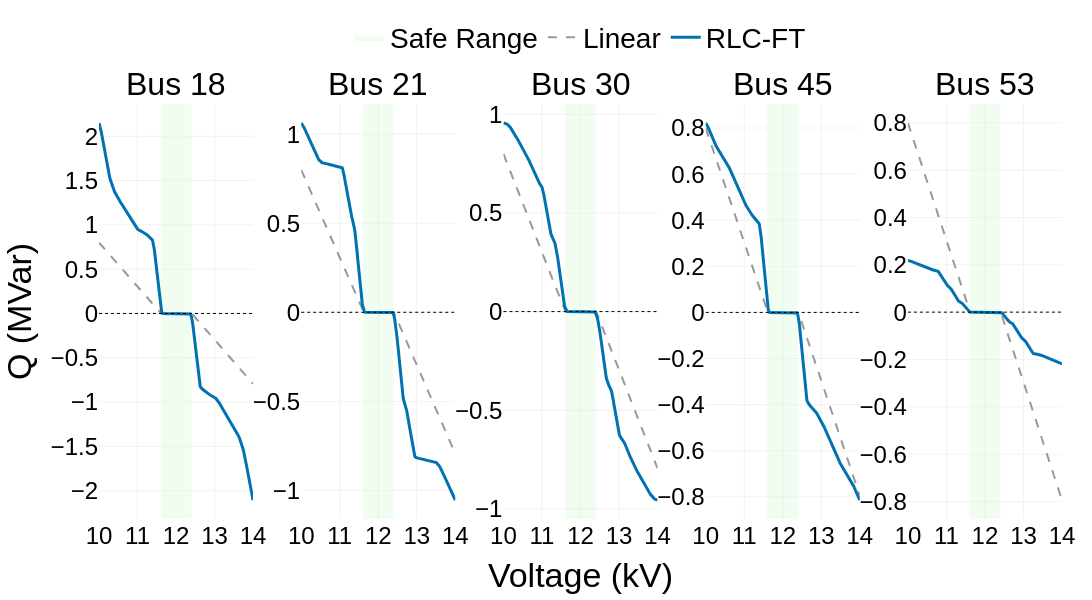

Source (notebook cell):
### Code cell
# plot policy
def enhanced_policy_plot(policy_net, topology):
    """
    Enhanced policy visualization with consistent styling with trajectory plot
    Plots are arranged horizontally (1×5 layout)
    
    Args:
        policy_net: The policy network models for different buses
        topology: The power system topology indicator
        
    Returns:
        fig: Plotly figure object with enhanced styling
    """
    # Create 1×5 subplot layout (horizontal arrangement)
    fig = make_subplots(
        rows=1, cols=5,
        subplot_titles=['Bus 18', 'Bus 21', 'Bus 30', 'Bus 45', 'Bus 53'],
        horizontal_spacing=0.05  # Reduce spacing between subplots
    )
    for annotation in fig.layout.annotations:
        annotation.font.size = NATURE_CONFIG["font_title"]
        annotation.font.family = "Arial"
    
    # Use consistent color scheme with trajectory plot
    method_colors = {
        'RLC-FT': '#0072B2',  # Deep blue
        'Linear': '#999999'   # Gray
    }
    
    # Line styles and widths
    line_width = {
        'RLC-FT': 3,
        'Linear': 2
    }
    
    N = 400
    x_vals = np.linspace(10, 14, N)
    
    # Adjusted safe voltage range
    safe_range = [11.599, 12.399]  # Adjusted per requirements
    
    # Store all traces to ensure correct rendering order
    all_traces = {i: {'background': [], 'lines': []} for i in range(5)}
    
    # Create subplots for each bus
    bus_indices = [0, 1, 2, 3, 4]
    for idx, i in enumerate(bus_indices):
        # In horizontal layout, all plots are in row 1, column is the index+1
        row = 1
        col = idx + 1
        
        baseline_vals = []
        policy_vals = []
        
        # Calculate output values
        for j in range(N):
            state_val = 0.80 + 0.001 * j
            base = np.maximum(state_val - 1.0401, 0) - np.maximum(0.9599 - state_val, 0)
            baseline_vals.append(-base)
            
            state_tensor = torch.tensor([[state_val]])
            action_tensor = policy_net[i](state_tensor, topology)
            policy_vals.append( -action_tensor[0].detach().item() )

        baseline_vals = np.array(baseline_vals)
        
        # Apply PCHIP smoothing for better curve appearance
        window_size = 20
        policy_vals_smoothed = moving_average(policy_vals, n=window_size)

        
        # Scale linear values for consistency
        baseline_vals_scaled = 5 * baseline_vals
        
        # Add safe voltage range area
        fig.add_shape(
            type="rect",
            x0=safe_range[0], 
            x1=safe_range[1], 
            y0=-10,  # Using very wide y-range
            y1=10,   # that will be auto-scaled later
            fillcolor="rgba(144, 238, 144, 0.12)",
            line=dict(width=0),
            layer="below",
            row=row, col=col
        )
        
        # Add Safe Range to legend (only in first subplot)
        if idx == 0:
            all_traces[idx]['background'].append(
                go.Scatter(
                    x=[None], y=[None],
                    mode='lines',
                    fill='toself',
                    fillcolor="rgba(144, 238, 144, 0.12)",
                    line=dict(width=0),
                    name="Safe Range",
                    showlegend=True
                )
            )
        
        # Add zero line for reference
        fig.add_hline(
            y=0,
            line=dict(color="black", width=1, dash="dot"),
            row=row, col=col
        )
        
        # Add Linear and RLC-FT curves
        all_traces[idx]['lines'].append(
            go.Scatter(
                x=x_vals,
                y=baseline_vals_scaled,
                mode='lines',
                name='Linear',
                line=dict(
                    dash='dash', 
                    color=method_colors['Linear'],
                    width=line_width['Linear']
                ),
                showlegend=(idx == 0)
            )
        )

        all_traces[idx]['lines'].append(
            go.Scatter(
                x=x_vals,
                y=policy_vals_smoothed,
                mode='lines',
                name='RLC-FT',
                line=dict(
                    color=method_colors['RLC-FT'],
                    width=line_width['RLC-FT']
                ),
                showlegend=(idx == 0)
            )
        )
        
        # Calculate y-axis range based on data
        y_min = min(min(baseline_vals_scaled), min(policy_vals_smoothed)) * 1.1
        y_max = max(max(baseline_vals_scaled), max(policy_vals_smoothed)) * 1.1
        
        # Set axis styles
        fig.update_xaxes(
            title_text="Voltage (kV)" if col == 3 else None,  # Only middle plot gets x-axis title
            title_font=dict(size=NATURE_CONFIG['font_axis_title']+6),
            tickfont=dict(size=NATURE_CONFIG['font_axis']),
            range=[10, 14],
            showgrid=True,
            gridwidth=0.5,
            gridcolor='#E5E5E5',
            zeroline=False,
            row=row, col=col
        )
        
        # Set y-axis styles
        fig.update_yaxes(
            title_text="Q (MVar)" if col == 1 else None,
            title_font=dict(size=NATURE_CONFIG['font_axis_title']+6),
            tickfont=dict(size=NATURE_CONFIG['font_axis']),
            range=[y_min, y_max],  # Dynamically scale y-axis for each subplot
            showgrid=True,
            gridwidth=0.5,
            gridcolor='#E5E5E5',
            zeroline=False,
            row=row, col=col
        )
    
    # Add all traces in the correct order
    for idx in range(5):
        row = 1  # All in row 1 for horizontal layout
        col = idx + 1
        
        # Add background elements first
        for trace in all_traces[idx]['background']:
            fig.add_trace(trace, row=row, col=col)
        
        # Add lines next
        for trace in all_traces[idx]['lines']:
            fig.add_trace(trace, row=row, col=col)

    # Overall layout settings - adjust width/height for horizontal layout
    fig.update_layout(
        font=dict(family='Arial', size=NATURE_CONFIG['font_base'], color='black'),
        width=1800,  # Wider for horizontal layout
        height=600,  # Lower height
        margin=dict(l=60, r=30, t=100, b=60),
        legend=dict(
            orientation="h",
            yanchor="bottom",
            y=1.10,
            xanchor="center",
            x=0.5,
            bgcolor='rgba(255,255,255,0.8)',
            font=dict(size=NATURE_CONFIG['font_legend']),
        ),
        plot_bgcolor='white',
        paper_bgcolor='white'
    )

    
    # Save high-resolution images
    output_path = os.path.join(Config.data_path, 'images', '56bus', 'enhanced_policy_plot.svg')
    fig.write_image(output_path, width=1800, height=600, scale=2)
    
    # # Also save PNG version
    fig.write_image(os.path.join(Config.data_path, 'images', '56bus', 'enhanced_policy_plot.png'), width=1800, height=600, scale=2)
    
    # Display the plot
    fig.show()
    
    return fig

fig = enhanced_policy_plot(agent_policy_net, topology)

### Figure 1 — Plotly figure (JSON) as saved in the notebook; plotly's stock layout.template omitted (floating-point values rounded to 4 significant figures; data arrays with more than 128 entries replaced by an {"elided": "..."} marker saying what was removed)
{"data": [{"fill": "toself", "fillcolor": "rgba(144, 238, 144, 0.12)", "line": {"width": 0}, "mode": "lines", "name": "Safe Range", "showlegend": true, "type": "scatter", "x": [null], "xaxis": "x", "y": [null], "yaxis": "y"}, {"line": {"color": "#999999", "dash": "dash", "width": 2}, "mode": "lines", "name": "Linear", "showlegend": true, "type": "scatter", "x": {"elided": "400 float values"}, "xaxis": "x", "y": {"elided": "400 float values"}, "yaxis": "y"}, {"line": {"color": "#0072B2", "width": 3}, "mode": "lines", "name": "RLC-FT", "showlegend": true, "type": "scatter", "x": {"elided": "400 float values"}, "xaxis": "x", "y": {"elided": "400 float values"}, "yaxis": "y"}, {"line": {"color": "#999999", "dash": "dash", "width": 2}, "mode": "lines", "name": "Linear", "showlegend": false, "type": "scatter", "x": {"elided": "400 float values"}, "xaxis": "x2", "y": {"elided": "400 float values"}, "yaxis": "y2"}, {"line": {"color": "#0072B2", "width": 3}, "mode": "lines", "name": "RLC-FT", "showlegend": false, "type": "scatter", "x": {"elided": "400 float values"}, "xaxis": "x2", "y": {"elided": "400 float values"}, "yaxis": "y2"}, {"line": {"color": "#999999", "dash": "dash", "width": 2}, "mode": "lines", "name": "Linear", "showlegend": false, "type": "scatter", "x": {"elided": "400 float values"}, "xaxis": "x3", "y": {"elided": "400 float values"}, "yaxis": "y3"}, {"line": {"color": "#0072B2", "width": 3}, "mode": "lines", "name": "RLC-FT", "showlegend": false, "type": "scatter", "x": {"elided": "400 float values"}, "xaxis": "x3", "y": {"elided": "400 float values"}, "yaxis": "y3"}, {"line": {"color": "#999999", "dash": "dash", "width": 2}, "mode": "lines", "name": "Linear", "showlegend": false, "type": "scatter", "x": {"elided": "400 float values"}, "xaxis": "x4", "y": {"elided": "400 float values"}, "yaxis": "y4"}, {"line": {"color": "#0072B2", "width": 3}, "mode": "lines", "name": "RLC-FT", "showlegend": false, "type": "scatter", "x": {"elided": "400 float values"}, "xaxis": "x4", "y": {"elided": "400 float values"}, "yaxis": "y4"}, {"line": {"color": "#999999", "dash": "dash", "width": 2}, "mode": "lines", "name": "Linear", "showlegend": false, "type": "scatter", "x": {"elided": "400 float values"}, "xaxis": "x5", "y": {"elided": "400 float values"}, "yaxis": "y5"}, {"line": {"color": "#0072B2", "width": 3}, "mode": "lines", "name": "RLC-FT", "showlegend": false, "type": "scatter", "x": {"elided": "400 float values"}, "xaxis": "x5", "y": {"elided": "400 float values"}, "yaxis": "y5"}], "layout": {"annotations": [{"font": {"family": "Arial", "size": 32}, "showarrow": false, "text": "Bus 18", "x": 0.08, "xanchor": "center", "xref": "paper", "y": 1, "yanchor": "bottom", "yref": "paper"}, {"font": {"family": "Arial", "size": 32}, "showarrow": false, "text": "Bus 21", "x": 0.29, "xanchor": "center", "xref": "paper", "y": 1, "yanchor": "bottom", "yref": "paper"}, {"font": {"family": "Arial", "size": 32}, "showarrow": false, "text": "Bus 30", "x": 0.5, "xanchor": "center", "xref": "paper", "y": 1, "yanchor": "bottom", "yref": "paper"}, {"font": {"family": "Arial", "size": 32}, "showarrow": false, "text": "Bus 45", "x": 0.71, "xanchor": "center", "xref": "paper", "y": 1, "yanchor": "bottom", "yref": "paper"}, {"font": {"family": "Arial", "size": 32}, "showarrow": false, "text": "Bus 53", "x": 0.92, "xanchor": "center", "xref": "paper", "y": 1, "yanchor": "bottom", "yref": "paper"}], "font": {"color": "black", "family": "Arial", "size": 28}, "height": 600, "legend": {"bgcolor": "rgba(255,255,255,0.8)", "font": {"size": 28}, "orientation": "h", "x": 0.5, "xanchor": "center", "y": 1.1, "yanchor": "bottom"}, "margin": {"b": 60, "l": 60, "r": 30, "t": 100}, "paper_bgcolor": "white", "plot_bgcolor": "white", "shapes": [{"fillcolor": "rgba(144, 238, 144, 0.12)", "layer": "below", "line": {"width": 0}, "type": "rect", "x0": 11.6, "x1": 12.4, "xref": "x", "y0": -10, "y1": 10, "yref": "y"}, {"line": {"color": "black", "dash": "dot", "width": 1}, "type": "line", "x0": 0, "x1": 1, "xref": "x domain", "y0": 0, "y1": 0, "yref": "y"}, {"fillcolor": "rgba(144, 238, 144, 0.12)", "layer": "below", "line": {"width": 0}, "type": "rect", "x0": 11.6, "x1": 12.4, "xref": "x2", "y0": -10, "y1": 10, "yref": "y2"}, {"line": {"color": "black", "dash": "dot", "width": 1}, "type": "line", "x0": 0, "x1": 1, "xref": "x2 domain", "y0": 0, "y1": 0, "yref": "y2"}, {"fillcolor": "rgba(144, 238, 144, 0.12)", "layer": "below", "line": {"width": 0}, "type": "rect", "x0": 11.6, "x1": 12.4, "xref": "x3", "y0": -10, "y1": 10, "yref": "y3"}, {"line": {"color": "black", "dash": "dot", "width": 1}, "type": "line", "x0": 0, "x1": 1, "xref": "x3 domain", "y0": 0, "y1": 0, "yref": "y3"}, {"fillcolor": "rgba(144, 238, 144, 0.12)", "layer": "below", "line": {"width": 0}, "type": "rect", "x0": 11.6, "x1": 12.4, "xref": "x4", "y0": -10, "y1": 10, "yref": "y4"}, {"line": {"color": "black", "dash": "dot", "width": 1}, "type": "line", "x0": 0, "x1": 1, "xref": "x4 domain", "y0": 0, "y1": 0, "yref": "y4"}, {"fillcolor": "rgba(144, 238, 144, 0.12)", "layer": "below", "line": {"width": 0}, "type": "rect", "x0": 11.6, "x1": 12.4, "xref": "x5", "y0": -10, "y1": 10, "yref": "y5"}, {"line": {"color": "black", "dash": "dot", "width": 1}, "type": "line", "x0": 0, "x1": 1, "xref": "x5 domain", "y0": 0, "y1": 0, "yref": "y5"}], "width": 1800, "xaxis": {"anchor": "y", "domain": [0, 0.16], "gridcolor": "#E5E5E5", "gridwidth": 0.5, "range": [10, 14], "showgrid": true, "tickfont": {"size": 24}, "title": {"font": {"size": 34}}, "zeroline": false}, "xaxis2": {"anchor": "y2", "domain": [0.21, 0.37], "gridcolor": "#E5E5E5", "gridwidth": 0.5, "range": [10, 14], "showgrid": true, "tickfont": {"size": 24}, "title": {"font": {"size": 34}}, "zeroline": false}, "xaxis3": {"anchor": "y3", "domain": [0.42, 0.58], "gridcolor": "#E5E5E5", "gridwidth": 0.5, "range": [10, 14], "showgrid": true, "tickfont": {"size": 24}, "title": {"font": {"size": 34}, "text": "Voltage (kV)"}, "zeroline": false}, "xaxis4": {"anchor": "y4", "domain": [0.63, 0.79], "gridcolor": "#E5E5E5", "gridwidth": 0.5, "range": [10, 14], "showgrid": true, "tickfont": {"size": 24}, "title": {"font": {"size": 34}}, "zeroline": false}, "xaxis5": {"anchor": "y5", "domain": [0.84, 1], "gridcolor": "#E5E5E5", "gridwidth": 0.5, "range": [10, 14], "showgrid": true, "tickfont": {"size": 24}, "title": {"font": {"size": 34}}, "zeroline": false}, "yaxis": {"anchor": "x", "domain": [0, 1], "gridcolor": "#E5E5E5", "gridwidth": 0.5, "range": [-2.32, 2.365], "showgrid": true, "tickfont": {"size": 24}, "title": {"font": {"size": 34}, "text": "Q (MVar)"}, "zeroline": false}, "yaxis2": {"anchor": "x2", "domain": [0, 1], "gridcolor": "#E5E5E5", "gridwidth": 0.5, "range": [-1.16, 1.169], "showgrid": true, "tickfont": {"size": 24}, "title": {"font": {"size": 34}}, "zeroline": false}, "yaxis3": {"anchor": "x3", "domain": [0, 1], "gridcolor": "#E5E5E5", "gridwidth": 0.5, "range": [-1.052, 1.052], "showgrid": true, "tickfont": {"size": 24}, "title": {"font": {"size": 34}}, "zeroline": false}, "yaxis4": {"anchor": "x4", "domain": [0, 1], "gridcolor": "#E5E5E5", "gridwidth": 0.5, "range": [-0.8963, 0.9041], "showgrid": true, "tickfont": {"size": 24}, "title": {"font": {"size": 34}}, "zeroline": false}, "yaxis5": {"anchor": "x5", "domain": [0, 1], "gridcolor": "#E5E5E5", "gridwidth": 0.5, "range": [-0.874, 0.8794], "showgrid": true, "tickfont": {"size": 24}, "title": {"font": {"size": 34}}, "zeroline": false}}}
